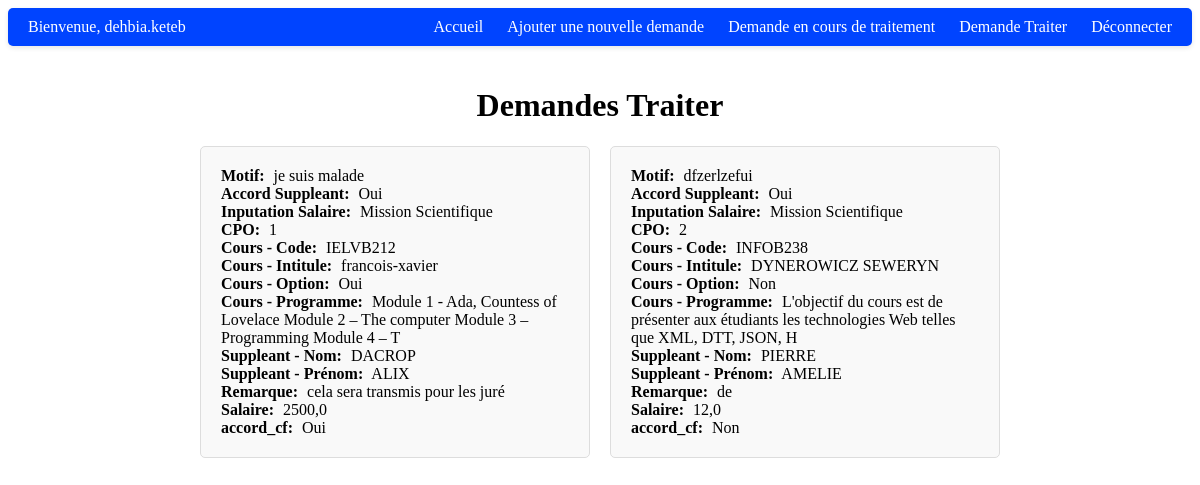
Screenshot of /demande_traiter/ (signed in) with the database file from the repository.
### app/models.py (models this page shows)
class User(AbstractUser):
    email = models.EmailField('email address', unique=True)
    first_name = models.CharField('first name', max_length=30, blank=True)
    last_name = models.CharField('last name', max_length=30, blank=True)
    ROLE_CHOICES = (
        ('admin', 'Admin'),
        ('client', 'Client'),
    )
    role = models.CharField(max_length=10, choices=ROLE_CHOICES, default='client')

class Demande(models.Model):
    id = models.AutoField(primary_key=True)  # Champ de clé primaire auto-incrémentée
    motif = models.TextField()
    accord_suppleant = models.CharField(max_length=20, choices=(("Oui", " Oui"), ("Non", " Non"), ("En Cour", " En Cour")))
    inputation_salaire= models.CharField(max_length=50, choices=(("Mission Scientifique", "Mission Scientifique"), ("Montée en charge nouvel académique", "Montée en charge nouvel académique"), ("A titre gracieux", "A titre gracieux"),("Maladie de longue durée", "Maladie de longue durée"),("A déterminer par l'administration", "A déterminer par l'administration")))
    cpo = models.IntegerField( null=True, blank=True)
    remarque = models.TextField(null=True,blank=True)
    salaire = models.FloatField(null=True,blank=True)
    accord_cf = models.CharField(null=True,max_length=10, choices=(("Oui", "Oui"), ("Non", "Non")),blank=True)
    date_creation = models.DateTimeField(auto_now_add=True)
    utilisateur = models.ForeignKey(User, on_delete=models.CASCADE, related_name='demandes_utilisateur')
    cours = models.ForeignKey(Cours, on_delete=models.CASCADE, related_name='demandes_cours')
    supleant=models.ForeignKey(Suppleant, on_delete=models.CASCADE, related_name='demandes_suppleant')

### app/views.py (the view)
# urls.py: path('demande_traiter/' ,views.demande_traiter, name='demande_traiter'),
def demande_traiter(request):
    assert request.user.is_authenticated or not request.user.is_authenticated
    if not request.user.is_authenticated:
        return redirect('logIn')
    else:
        demandes_utilisateur = Demande.objects.filter(
            utilisateur=request.user,
            accord_cf__isnull=False,
            remarque__isnull=False,
            salaire__isnull=False
        ).values(
            'id', 'motif', 'accord_suppleant', 'inputation_salaire', 'cpo',
            'cours__code', 'cours__intitule', 'cours__option', 'cours__programme',
            'supleant__suppleant_nom', 'supleant__suppleant_prenom','remarque', 'salaire','accord_cf',
        )
        nom_utilisateur = request.user.username
        assert isinstance(demandes_utilisateur, QuerySet)
        assert isinstance(nom_utilisateur, str)
        context = {
            'demandes_utilisateur': demandes_utilisateur,
            'nom_utilisateur': nom_utilisateur,
        }
        return render(request, 'app/demande_traiter.html', context)

### app/templates/app/demande_traiter.html (shortened to what this page needs)
{% load static %}
<!DOCTYPE html>
<html lang="en">
<head>
    <link rel="stylesheet" type="text/css" href="{% static 'Css/demande_traiter.css' %}">
</head>
<body>
{% include 'app/menu.html' %}
<div class="formulaire-container">
    <h1 class="formulaire-title">Demandes Traiter</h1>
    <div class="data-container">
        {% for demande in demandes_utilisateur %}
        <div class="data-card">
            <p><strong>Motif:</strong> {{ demande.motif }}</p>
            <p><strong>Accord Suppleant:</strong> {{ demande.accord_suppleant }}</p>
            <p><strong>Inputation Salaire:</strong> {{ demande.inputation_salaire }}</p>
            <p><strong>CPO:</strong> {{ demande.cpo }}</p>
            <p><strong>Cours - Code:</strong> {{ demande.cours__code }}</p>
            <p><strong>Cours - Intitule:</strong> {{ demande.cours__intitule }}</p>
            <p><strong>Cours - Option:</strong> {{ demande.cours__option }}</p>
            <p><strong>Cours - Programme:</strong> {{ demande.cours__programme }}</p>
            <p><strong>Suppleant - Nom:</strong> {{ demande.supleant__suppleant_nom }}</p>
            <p><strong>Suppleant - Prénom:</strong> {{ demande.supleant__suppleant_prenom }}</p>
            <p><strong>Remarque:</strong> {{ demande.remarque }}</p>
            <p><strong>Salaire:</strong> {{ demande.salaire }}</p>
            <p><strong>accord_cf:</strong> {{ demande.accord_cf }}</p>
        </div>
        {% endfor %}
    </div>
</div>
</body>
</html>

### app/templates/app/menu.html (shortened to what this page needs)
{% load static %}
<!DOCTYPE html>
<html lang="en">
<head>
    <link rel="stylesheet" type="text/css" href="{% static 'Css/menu_principale.css' %}">
</head>
<body class="page-body">
    <div class="menu-menu-menu">
        <div>
            <span>Bienvenue, {{ nom_utilisateur }}</span>
        </div>
        <div>
            <a href="/Accueil">Accueil</a>
            <a href=" /Add_Request">Ajouter une nouvelle demande</a>
            <a href="/demande_encours">Demande en cours de traitement</a>
            <a href="/demande_traiter">Demande Traiter</a>
            <a href="/LogOut">Déconnecter</a>
        </div class="content-container">
    </div>
</body>

### static/Css/demande_traiter.css (style rules this page uses)
.formulaire-container { max-width: 800px; margin: 0 auto; padding: 20px; }
.formulaire-title { text-align: center; }
.data-container { display: grid; grid-template-columns: repeat(auto-fit, minmax(300px, 1fr)); gap: 20px; }
.data-card { background-color: #f9f9f9; border: 1px solid #ddd; border-radius: 5px; padding: 20px; }
.data-card p { margin: 0; }
.data-card p strong { font-weight: bold; margin-right: 5px; }

### static/Css/menu_principale.css (style rules this page uses)
.menu-menu-menu { display: flex; justify-content: space-between; align-items: center; background-color: #0044ff; color: #fff; padding: 10px 20px; border-radius: 5px; box-shadow: 0 2px 5px rgba(0, 0, 0, 0.1); }
.menu-menu-menu span { font-size: 16px; }
.menu-menu-menu a { color: #fff; text-decoration: none; margin-left: 20px; transition: color 0.3s; }

### rows the page displays
User: username "dehbia.keteb"
Demande: motif "je suis malade", accord_suppleant "Oui", inputation_salaire "Mission Scientifique", cpo "1", cours__code "IELVB212", cours__intitule "francois-xavier", cours__option "Oui", cours__programme "Module 1 - Ada, Countess of Lovelace Module 2 – The computer Module 3 – Programming Module 4 – T", supleant__suppleant_nom "DACROP", supleant__suppleant_prenom "ALIX", remarque "cela sera transmis pour les juré", salaire "2500,0", accord_cf "Oui"
Demande: motif "dfzerlzefui", accord_suppleant "Oui", inputation_salaire "Mission Scientifique", cpo "2", cours__code "INFOB238", cours__intitule "DYNEROWICZ SEWERYN", cours__option "Non", cours__programme "L'objectif du cours est de présenter aux étudiants les technologies Web telles que XML, DTT, JSON, H", supleant__suppleant_nom "PIERRE", supleant__suppleant_prenom "AMELIE", remarque "de", salaire "12,0", accord_cf "Non"
